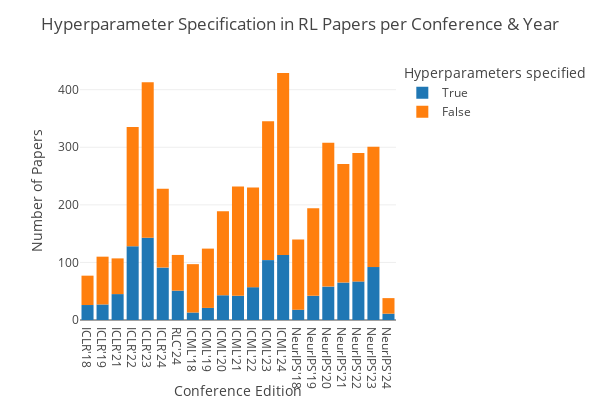
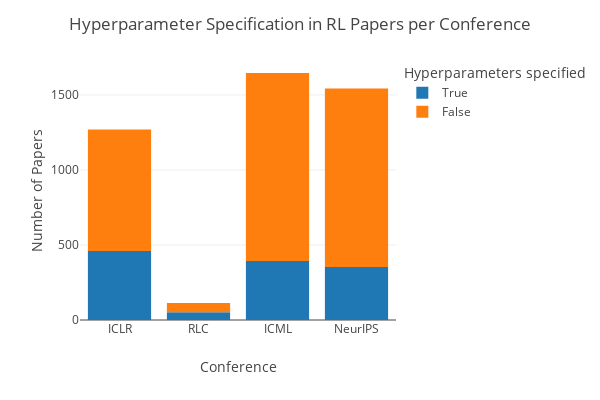
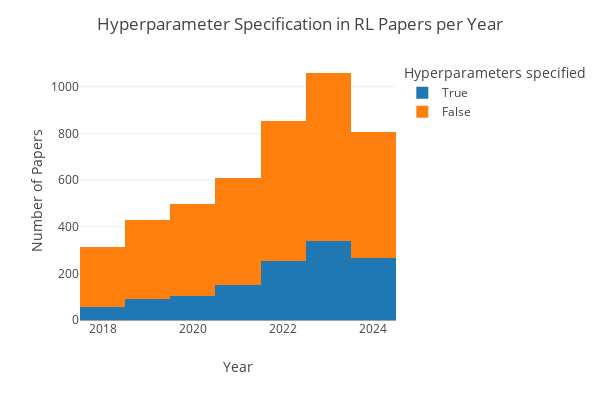

The notebook cell these images were saved under, in order:
### Code cell
# Hps
fig = px.histogram(data, x='conf_id', color='Hyperparameters specified', **figure_kwargs).update_layout(title="Hyperparameter Specification in RL Papers per Conference & Year", xaxis_title="Conference Edition", **y_axis)
fig.write_image("plots/automated_analysis_hps_by_conf_id.png", scale=3)
fig.show()
fig = px.histogram(data, x='Conference', color='Hyperparameters specified', **figure_kwargs).update_layout(title="Hyperparameter Specification in RL Papers per Conference", xaxis_title="Conference", **y_axis)
fig.write_image("plots/automated_analysis_hps_by_conf.png", scale=3)
fig.show()
fig = px.histogram(data, x='year', color='Hyperparameters specified', **figure_kwargs).update_layout(title="Hyperparameter Specification in RL Papers per Year", xaxis_title="Year", **y_axis)
fig.write_image("plots/automated_analysis_hps_by_year.png", scale=3)
fig.show()

### Figure 1 — Plotly figure (JSON) as saved in the notebook; plotly's stock layout.template omitted (floating-point values rounded to 4 significant figures; data arrays with more than 128 entries replaced by an {"elided": "..."} marker saying what was removed)
{"data": [{"alignmentgroup": "True", "bingroup": "x", "hovertemplate": "Hyperparameters specified=True<br>conf_id=%{x}<br>count=%{y}<extra></extra>", "legendgroup": "True", "marker": {"color": "#1F77B4", "pattern": {"shape": ""}}, "name": "True", "offsetgroup": "True", "orientation": "v", "showlegend": true, "type": "histogram", "x": {"elided": "1257 str values"}, "xaxis": "x", "yaxis": "y"}, {"alignmentgroup": "True", "bingroup": "x", "hovertemplate": "Hyperparameters specified=False<br>conf_id=%{x}<br>count=%{y}<extra></extra>", "legendgroup": "False", "marker": {"color": "#FF7F0E", "pattern": {"shape": ""}}, "name": "False", "offsetgroup": "False", "orientation": "v", "showlegend": true, "type": "histogram", "x": {"elided": "3314 str values"}, "xaxis": "x", "yaxis": "y"}], "layout": {"barmode": "relative", "height": 400, "legend": {"title": {"text": "Hyperparameters specified"}, "tracegroupgap": 0}, "margin": {"t": 60}, "title": {"text": "Hyperparameter Specification in RL Papers per Conference & Year"}, "width": 600, "xaxis": {"anchor": "y", "domain": [0, 1], "title": {"text": "Conference Edition"}}, "yaxis": {"anchor": "x", "domain": [0, 1], "title": {"text": "Number of Papers"}}}}

### Figure 2 — Plotly figure (JSON) as saved in the notebook; plotly's stock layout.template omitted (floating-point values rounded to 4 significant figures; data arrays with more than 128 entries replaced by an {"elided": "..."} marker saying what was removed)
{"data": [{"alignmentgroup": "True", "bingroup": "x", "hovertemplate": "Hyperparameters specified=True<br>Conference=%{x}<br>count=%{y}<extra></extra>", "legendgroup": "True", "marker": {"color": "#1F77B4", "pattern": {"shape": ""}}, "name": "True", "offsetgroup": "True", "orientation": "v", "showlegend": true, "type": "histogram", "x": {"elided": "1257 str values"}, "xaxis": "x", "yaxis": "y"}, {"alignmentgroup": "True", "bingroup": "x", "hovertemplate": "Hyperparameters specified=False<br>Conference=%{x}<br>count=%{y}<extra></extra>", "legendgroup": "False", "marker": {"color": "#FF7F0E", "pattern": {"shape": ""}}, "name": "False", "offsetgroup": "False", "orientation": "v", "showlegend": true, "type": "histogram", "x": {"elided": "3314 str values"}, "xaxis": "x", "yaxis": "y"}], "layout": {"barmode": "relative", "height": 400, "legend": {"title": {"text": "Hyperparameters specified"}, "tracegroupgap": 0}, "margin": {"t": 60}, "title": {"text": "Hyperparameter Specification in RL Papers per Conference"}, "width": 600, "xaxis": {"anchor": "y", "domain": [0, 1], "title": {"text": "Conference"}}, "yaxis": {"anchor": "x", "domain": [0, 1], "title": {"text": "Number of Papers"}}}}

### Figure 3 — Plotly figure (JSON) as saved in the notebook; plotly's stock layout.template omitted (floating-point values rounded to 4 significant figures; data arrays with more than 128 entries replaced by an {"elided": "..."} marker saying what was removed)
{"data": [{"alignmentgroup": "True", "bingroup": "x", "hovertemplate": "Hyperparameters specified=True<br>year=%{x}<br>count=%{y}<extra></extra>", "legendgroup": "True", "marker": {"color": "#1F77B4", "pattern": {"shape": ""}}, "name": "True", "offsetgroup": "True", "orientation": "v", "showlegend": true, "type": "histogram", "x": {"elided": "1257 int values"}, "xaxis": "x", "yaxis": "y"}, {"alignmentgroup": "True", "bingroup": "x", "hovertemplate": "Hyperparameters specified=False<br>year=%{x}<br>count=%{y}<extra></extra>", "legendgroup": "False", "marker": {"color": "#FF7F0E", "pattern": {"shape": ""}}, "name": "False", "offsetgroup": "False", "orientation": "v", "showlegend": true, "type": "histogram", "x": {"elided": "3314 int values"}, "xaxis": "x", "yaxis": "y"}], "layout": {"barmode": "relative", "height": 400, "legend": {"title": {"text": "Hyperparameters specified"}, "tracegroupgap": 0}, "margin": {"t": 60}, "title": {"text": "Hyperparameter Specification in RL Papers per Year"}, "width": 600, "xaxis": {"anchor": "y", "domain": [0, 1], "title": {"text": "Year"}}, "yaxis": {"anchor": "x", "domain": [0, 1], "title": {"text": "Number of Papers"}}}}
